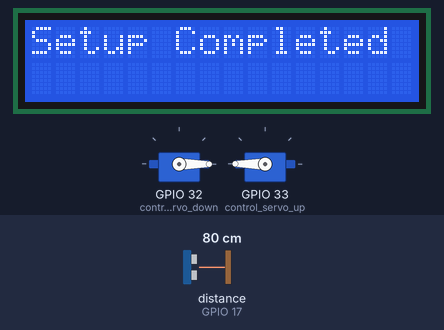
The sketch below on a simulated ESP32. Parts: 16×2 character LCD, 2 × servo. The test bench sets the inputs (shaded band); at power-on: distance to the obstacle (sensor on GPIO 17) 80 cm. The echo pulse lasts 58.3 µs per cm; what the sketch prints to the serial monitor is not drawn.

Above: at 1.1 s.
At 3.2 s:
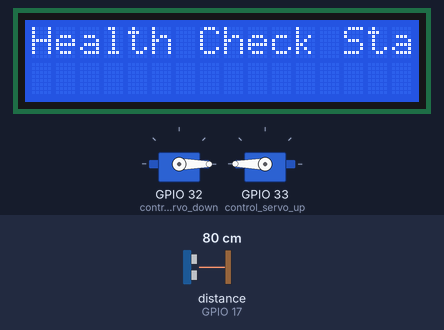
At 6.7 s:
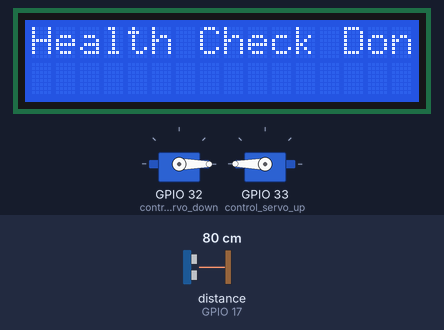
At 8.2 s:
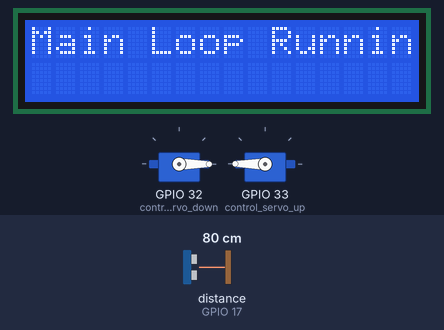
Timing chart, 0 to 9.7 s (numbered marks = the images above):
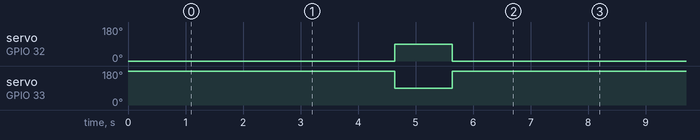

Measured:
- what the display in image 0 shows lasts 2.0 s, from 1.1 s to 3.1 s
- what the display in image 1 shows lasts 1.0 s, from 3.1 s to 4.1 s
- what the display in image 2 shows lasts 1.5 s, from 6.7 s to 8.2 s

The sketch:

template.ino
```cpp
// Install the required libraries via the Library Manager in the Arduino IDE:
#include <ESP32Servo.h>
#include <Wire.h>
#include <LiquidCrystal_I2C.h>
#include <NewPing.h>

// Pin definitions
const int triggerPin = 5;
const int echoPin = 17;
const int control_servo_down = 32;
const int control_servo_up = 33;
#define MAX_DISTANCE 200 // Maximum distance to check in cm

// Objects
LiquidCrystal_I2C lcd(0x27, 16, 2);
Servo servodown;
Servo servoup;
NewPing sonar(triggerPin, echoPin, MAX_DISTANCE); // NewPing instance


float getDistance()
{
    float distance = sonar.ping_cm(); // Get distance in cm
    if (distance == 0)
    {
        Serial.println("Warning: No echo received from SRF module.");
        return -1;
    }
    Serial.print("Distance: ");
    Serial.print(distance);
    Serial.println(" cm");
    return distance;
}

void healthCheck()
{
    // 1. Print Health Check on LCD
    lcd.clear();
    lcd.print("Health Check Start");
    delay(1000);

    // 2. Get distance and print it
    float distance = getDistance();
    lcd.clear();
    if (distance < 0)
    {
        lcd.print("SRF Error!");
    }
    else
    {
        lcd.print("Dist: ");
        lcd.print(distance);
        lcd.print(" cm");
    }
    delay(500);

    servodown.write(90);
    servoup.write(90);
    delay(1000);
    // 3. Move servos back to initial position
    servodown.write(0);
    servoup.write(180);
    lcd.clear();
    lcd.print("Servos Reset");
    delay(1000);

    // 4. Print completion message
    lcd.clear();
    lcd.print("Health Check Done");
    delay(1500);
    lcd.clear();
}

void moveServoSmooth(Servo &servo, int from, int to, int stepDelay = 10)
{
    if (from < to)
    {
        for (int a = from; a <= to; a += 2)
        {
            servo.write(a);
            delay(stepDelay);
        }
    }
    else
    {
        for (int a = from; a >= to; a -= 2)
        {
            servo.write(a);
            delay(stepDelay);
        }
    }
}

void doTraining()
{
    // TODO: Add your training logic here
}

void doLearnedBehavior()
{
    // TODO: Add your learned behavior logic here
}


void setup()
{
    Serial.begin(9600);

    // Initialize LCD
    lcd.init();
    lcd.backlight();
    lcd.clear();
    lcd.print("RL Robot Setup");
    delay(1000);

    // Attach servos with min/max pulse widths
    servodown.attach(control_servo_down, 600, 2400);
    servoup.attach(control_servo_up, 600, 2400);

    // Set servos to initial position
    servodown.write(0);
    servoup.write(180);

    // Notify setup completion
    lcd.clear();
    lcd.print("Setup Completed");
    delay(2000);
    healthCheck();
}

void loop()
{
    lcd.clear();
    lcd.print("Main Loop Running");
    delay(10000);
    // TODO: Implement your main loop logic here
}
```
